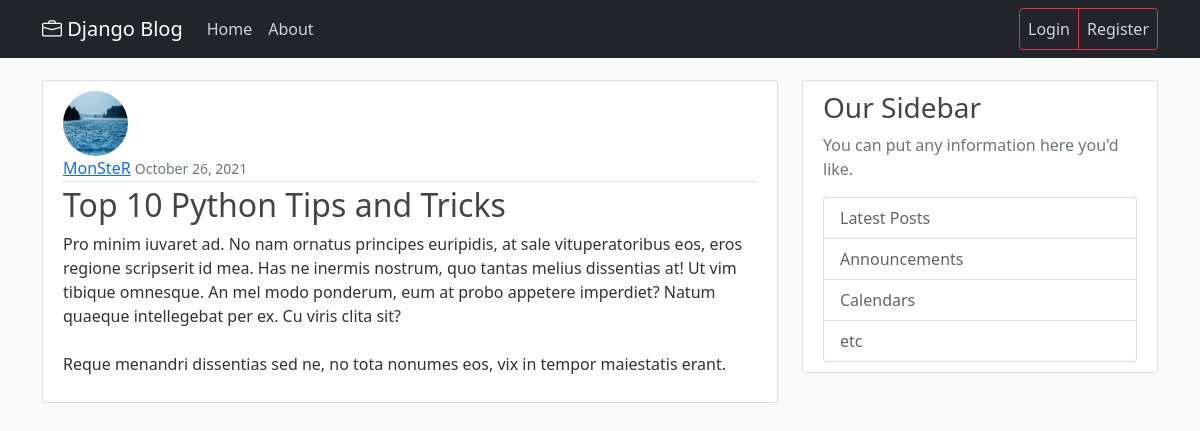
The page /post/26/ on the database its author committed.
### blog/models.py (models this page shows, shortened)
class Post(models.Model):
    title = models.CharField(max_length=100)
    content = models.TextField()
    date_posted = models.DateTimeField(default=timezone.now)
    author = models.ForeignKey(User, on_delete=models.CASCADE)

### users/models.py (models this page shows, shortened)
class Profile(models.Model):
    user = models.OneToOneField(User, on_delete=models.CASCADE)
    image = models.ImageField(default='default.jpg', upload_to='profile_pics')

### blog/views.py (the view)
# urls.py: path('post/<int:pk>/', PostDetailView.as_view(), name='post-detail'),
class PostDetailView(DetailView):
    model = Post

### templates/blog/post_detail.html (shortened to what this page needs)
{% extends "blog/base.html" %}
{% block content %}
    <article class="media content-section">
        <img src="{{ object.author.profile.image.url }}" class="rounded-circle article-img">
          <div class="media-body">
            <div class="article-metadata">
              <a class="mr-2" href="{% url 'user-post' object.author.username %}">{{ object.author }}</a>
              <small class="text-muted">{{ object.date_posted|date:"F d, Y" }}</small>
            </div>
            <h2 class="article-title" >{{ object.title }}</h2>
            <p class="article-content">{{ object.content }}</p>
          </div>
    </article>
{% endblock content %}
{% block navbar %}
    <a class="navbar-brand mr-4" href="{% url 'blog-home' %}"><i class="bi bi-briefcase"></i> Django Blog</a>
{% endblock navbar %}

### static/blog/main.css (style rules this page uses)
body { background: #fafafa; color: #333333; margin-top: 5rem; }
h1, h2, h3, h4, h5, h6 { color: #444444; }
.content-section { background: #ffffff; padding: 10px 20px; border: 1px solid #dddddd; border-radius: 3px; margin-bottom: 20px; }
.article-title { color: #444444; }
.article-content { white-space: pre-line; }
.article-img { height: 65px; width: 65px; margin-right: 16px; }
.article-metadata { padding-bottom: 1px; margin-bottom: 4px; border-bottom: 1px solid #e3e3e3 }

### rows shown on the page
Post: author.profile.image (picture), author "MonSteR", date_posted "October 26, 2021", title "Top 10 Python Tips and Tricks", content "Pro minim iuvaret ad. No nam ornatus principes euripidis, at sale vituperatoribus eos, eros regione scripserit id mea. Has ne inermis nostrum, quo tantas melius dissentias at! Ut vim tibique omnesque. An mel modo ponderum, eum at probo appetere imperdiet? Natum quaeque intellegebat per ex. Cu viris clita sit? Reque menandri dissentias sed ne, no tota nonumes eos, vix in tempor maiestatis erant."
